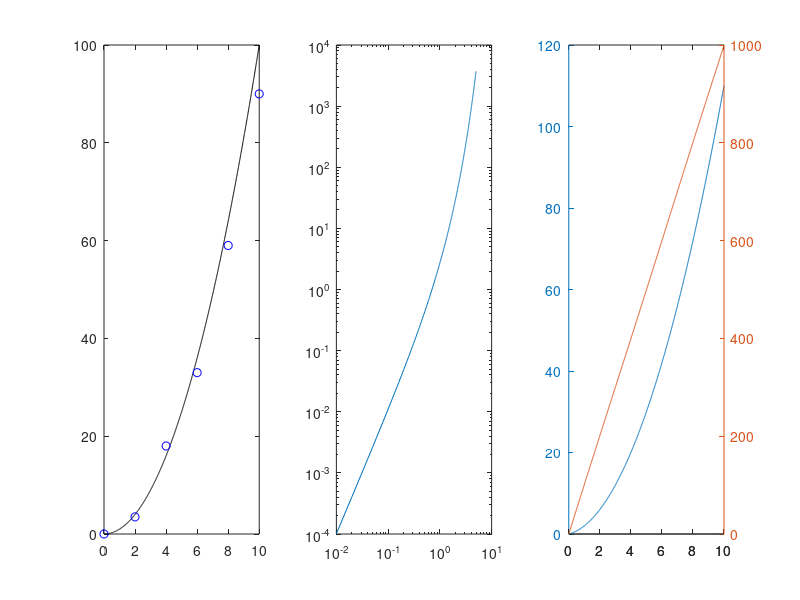

Here is the MATLAB script that generated this plot: (Note: this script raises an error after producing the figure.)
clear
clc
x1 = [0:0.01:10];
y1 = x1.^2;

a = [0:2:10];
b = [0 3.5 18 33 59 90];

x2 = [0:0.01:5];
y2 = x2.^2.*exp(x2);

subplot(1,3,1)
plot(x1,y1,'k-',a,b,'bo')

subplot(1,3,2)
loglog(x2,y2)

subplot(1,3,3)
t = [0:0.01:10];
c = t + t.^2;
T = 100*t+sin(t);
plotyy(t,c,t,T)

gtext('fitting line')
gtext('exp.data')